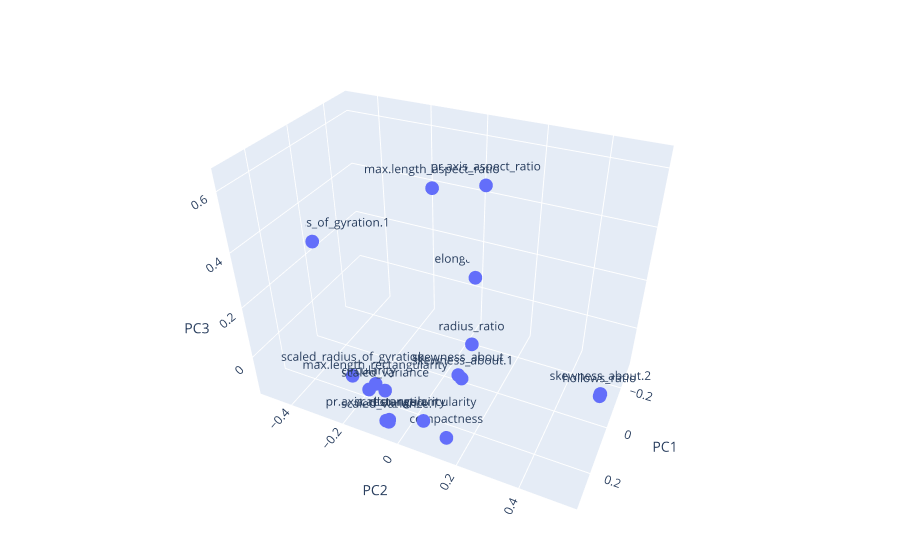

The cell this chart's notebook holds for it:
### Markdown cell above
Looking at the 3D distribution, the three classes are highly clustered together and are oriented in a plane-like shape where its mostly flat in the Z-axis (PC3) with a range of -1  to 1. Most of the variability is in the X and Y axes (PC1 and PC2). But this makes sense since the first two principal components explain ~69% of the variance. 

There is a Van outlier at PC2 = 1.5 and PC3 = 2.6. This could be noise

For all three classes, PC3 remains mostly consistent at a range of -1 to 1. Van is mostly present at the negative values of PC1, and between the range of -3 and 3 for PC2. The Van class overlaps a lot with the Car class. The car class occupies the most space. Bus and Car overlap a lot. Van and Bus overlap slightly but are more seperable than with car. For PC1 values of 4 and higher, Bus is only present for negative PC3 and PC2 values and is the only class occupying this space. This shows that Bus holds a unique feature characterisitc in this region of space. Car has its own space for positive PC1 and PC2 values, Bus overlaps a little bit but not significantly, which means Car holds a unique feature characteristic in this region of space. The only unique space that Van has is for low negative PC1 values (-4 and lower). All three classses have their unique 3D space but they overlap a lot which shows they share many feautures.

There is an empty space for PC1 values ranging 0 - 3, where the PC2 is negative. This shows that none of the classes hold any feature characteristics that are unique to this 3D space.

Overall the structure shows that Bus dominates the bottom right of the space (Lokking from above at PC1xPC2), and the Van holds its only features on the LHS of the structure but shares these features with Car. The Van doesn't share many features with the Bus.

### Code cell
loadings_label = df_loadings.index #Feature names

#Plot loading data in PC1, PC2 and PC3 projection space, labelling the data as their correct feature name

fig = px.scatter_3d(df_loadings, x='PC1', y='PC2', z='PC3', text=loadings_label)

#Enlarge plot for readability
fig.update_layout(margin=dict(l=0,r=0,b=0,t=0))

fig.show()

### Figure 1 — Plotly figure (JSON) as saved in the notebook; plotly's stock layout.template omitted (floating-point values rounded to 4 significant figures)
{"data": [{"hovertemplate": "PC1=%{x}<br>PC2=%{y}<br>PC3=%{z}<br>index=%{text}<extra></extra>", "legendgroup": "", "marker": {"color": "#636efa", "symbol": "circle"}, "mode": "markers+text", "name": "", "scene": "scene", "showlegend": false, "text": ["compactness", "circularity", "distance_circularity", "radius_ratio", "pr.axis_aspect_ratio", "max.length_aspect_ratio", "scatter_ratio", "elongatedness", "pr.axis_rectangularity", "max.length_rectangularity", "scaled_variance", "scaled_variance.1", "scaled_radius_of_gyration", "scaled_radius_of_gyration.1", "skewness_about", "skewness_about.1", "skewness_about.2", "hollows_ratio"], "type": "scatter3d", "x": [0.2725, 0.2971, 0.3043, 0.2657, 0.07627, 0.08818, 0.319, -0.3145, 0.3162, 0.2838, 0.3127, 0.3165, 0.2751, -0.003784, 0.02748, 0.05246, 0.001401, 0.04825], "y": [0.1359, -0.1163, 0.07414, 0.2109, 0.1624, 0.009055, -0.03748, -0.02057, -0.05078, -0.09914, -0.04831, -0.0408, -0.1882, -0.4942, 0.06561, 0.08897, 0.5366, 0.5418], "z": [-0.1388, -0.01378, -0.0609, 0.2604, 0.645, 0.6096, -0.09115, 0.05139, -0.1037, 0.005431, 0.0229, -0.1039, -0.002808, 0.2578, -0.1095, -0.09489, -0.02758, 0.006827]}], "layout": {"autosize": true, "legend": {"tracegroupgap": 0}, "margin": {"b": 0, "l": 0, "r": 0, "t": 0}, "scene": {"aspectmode": "auto", "aspectratio": {"x": 0.7906, "y": 1.293, "z": 0.9783}, "camera": {"center": {"x": 0, "y": 0, "z": 0}, "eye": {"x": 1.849, "y": 0.8544, "z": 1.415}, "projection": {"type": "perspective"}, "up": {"x": 0, "y": 0, "z": 1}}, "domain": {"x": [0, 1], "y": [0, 1]}, "xaxis": {"title": {"text": "PC1"}, "type": "linear"}, "yaxis": {"title": {"text": "PC2"}, "type": "linear"}, "zaxis": {"title": {"text": "PC3"}, "type": "linear"}}}}
